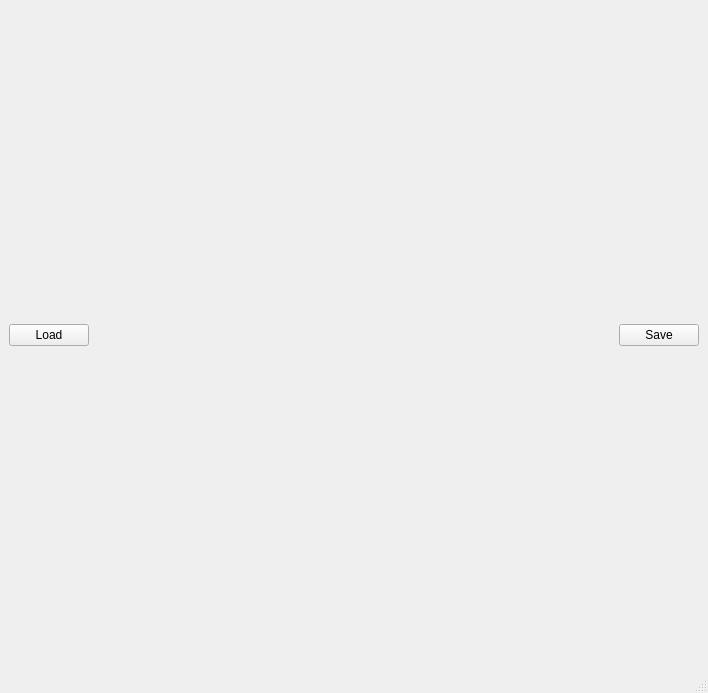
<?xml version="1.0" encoding="UTF-8"?>
<ui version="4.0">
 <class>MainWindow</class>
 <widget class="QMainWindow" name="MainWindow">
  <property name="geometry">
   <rect>
    <x>0</x>
    <y>0</y>
    <width>708</width>
    <height>693</height>
   </rect>
  </property>
  <property name="windowTitle">
   <string>MainWindow</string>
  </property>
  <widget class="QWidget" name="centralwidget">
   <layout class="QGridLayout" name="gridLayout">
    <item row="0" column="0" colspan="2">
     <layout class="QHBoxLayout" name="horizontalLayout_3">
      <item>
       <widget class="QPushButton" name="load_button">
        <property name="text">
         <string>Load</string>
        </property>
       </widget>
      </item>
      <item>
       <spacer name="horizontalSpacer">
        <property name="orientation">
         <enum>Qt::Horizontal</enum>
        </property>
        <property name="sizeHint" stdset="0">
         <size>
          <width>40</width>
          <height>20</height>
         </size>
        </property>
       </spacer>
      </item>
      <item>
       <widget class="QPushButton" name="save_button">
        <property name="text">
         <string>Save</string>
        </property>
       </widget>
      </item>
     </layout>
    </item>
    <item row="1" column="0" colspan="2">
     <layout class="QHBoxLayout" name="data_layout"/>
    </item>
   </layout>
  </widget>
  <widget class="QMenuBar" name="menubar">
   <property name="geometry">
    <rect>
     <x>0</x>
     <y>0</y>
     <width>708</width>
     <height>22</height>
    </rect>
   </property>
  </widget>
  <widget class="QStatusBar" name="statusbar"/>
 </widget>
 <resources/>
 <connections/>
</ui>
